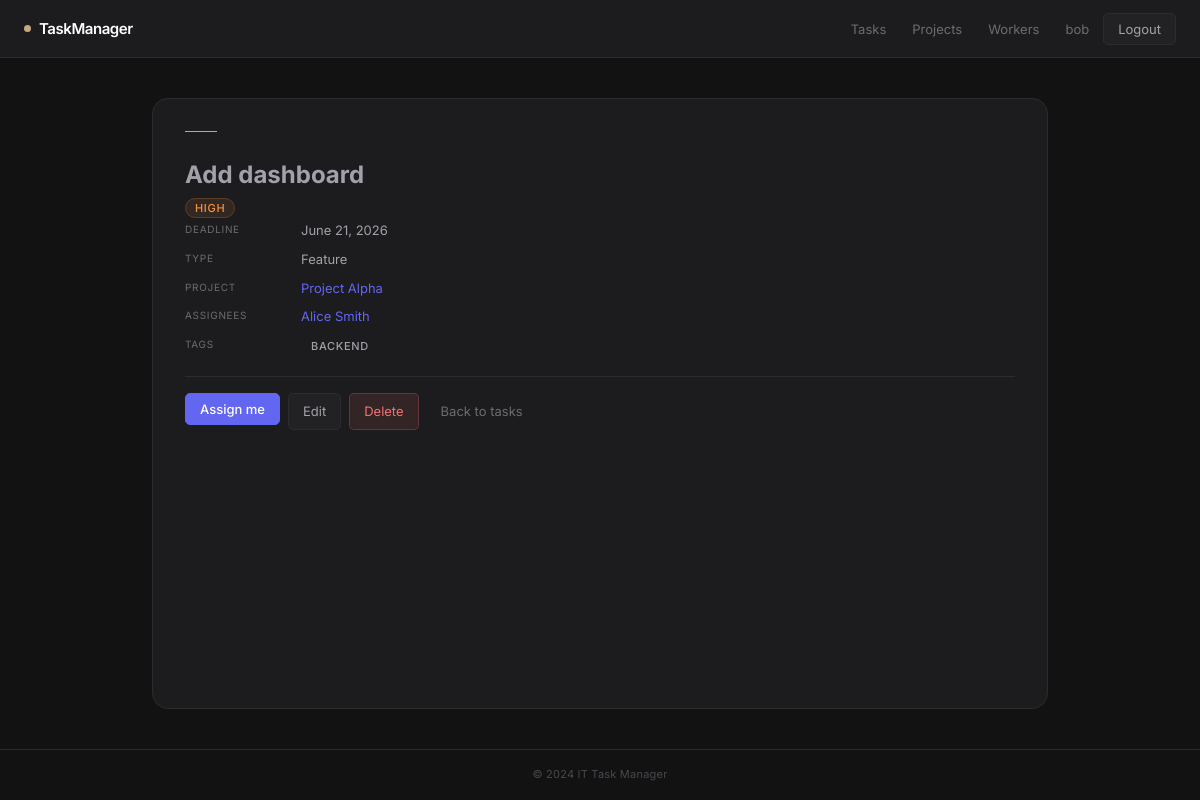
Page /tasks/2/ (signed in) on the committed database.
### tasks/models.py (models this page shows, shortened)
class Worker(AbstractUser):
    position = models.ForeignKey(
        Position,
        on_delete=models.SET_NULL,
        null=True,
        blank=True,
        related_name="workers",
    )
    class Meta:
        ordering = ["username"]
    def __str__(self):
        full = f"{self.first_name} {self.last_name}".strip()
        return full if full else self.username

class Task(models.Model):
    class Priority(models.TextChoices):
        LOW = "LOW", "Low"
        MEDIUM = "MEDIUM", "Medium"
        HIGH = "HIGH", "High"
        CRITICAL = "CRITICAL", "Critical"
    name = models.CharField(max_length=200)
    description = models.TextField(blank=True, default="")
    deadline = models.DateField(null=True, blank=True)
    is_complete = models.BooleanField(default=False)
    priority = models.CharField(
        max_length=10,
        choices=Priority.choices,
        default=Priority.MEDIUM,
    )
    task_type = models.ForeignKey(
        TaskType,
        on_delete=models.SET_NULL,
        null=True,
        blank=True,
        related_name="tasks",
    )
    project = models.ForeignKey(
        Project,
        on_delete=models.SET_NULL,
        null=True,
        blank=True,
        related_name="tasks",
    )
    assignees = models.ManyToManyField(
        settings.AUTH_USER_MODEL,
        blank=True,
        related_name="assigned_tasks",
    )
    tags = models.ManyToManyField(
        Tag,
        blank=True,
        related_name="tasks",
    )
    class Meta:
        ordering = ["-priority", "deadline"]

class TaskType(models.Model):
    name = models.CharField(max_length=100, unique=True)
    class Meta:
        ordering = ["name"]
    def __str__(self):
        return self.name

class Project(models.Model):
    name = models.CharField(max_length=200)
    description = models.TextField(blank=True, default="")
    team = models.ForeignKey(
        Team,
        on_delete=models.SET_NULL,
        null=True,
        blank=True,
        related_name="projects",
    )
    deadline = models.DateField(null=True, blank=True)
    is_complete = models.BooleanField(default=False)
    class Meta:
        ordering = ["name"]
    def __str__(self):
        return self.name

class Tag(models.Model):
    name = models.CharField(max_length=100, unique=True)
    class Meta:
        ordering = ["name"]
    def __str__(self):
        return self.name

### tasks/views.py (the view)
class TaskDetailView(LoginRequiredMixin, DetailView):
    model = Task
    template_name = "tasks/task_detail.html"
    context_object_name = "task"
    def get_queryset(self):
        return (
            Task.objects
            .select_related("task_type", "project")
            .prefetch_related("assignees", "tags")
        )
    def get_context_data(self, **kwargs):
        context = super().get_context_data(**kwargs)
        context["is_assigned"] = (
            self.request.user in self.object.assignees.all()
        )
        return context

### templates/tasks/task_detail.html (shortened to what this page needs)
{% extends "base.html" %}
{% block content %}
<article class="detail-card">
  <header class="detail-card__header">
    <h1>{{ task.name }}</h1>
    <span class="badge badge--{{ task.priority|lower }}">
      {{ task.priority }}
    </span>
  </header>
  <dl class="detail-card__meta">
    {% if task.deadline %}
      <dt>Deadline</dt>
      <dd>{{ task.deadline }}</dd>
    {% endif %}
    {% if task.task_type %}
      <dt>Type</dt>
      <dd>{{ task.task_type }}</dd>
    {% endif %}
    {% if task.project %}
      <dt>Project</dt>
      <dd>
        <a href="{% url 'tasks:project-detail' pk=task.project.pk %}">
          {{ task.project }}
        </a>
      </dd>
    {% endif %}
    <dt>Assignees</dt>
    <dd>
      {% for worker in task.assignees.all %}
        <a href="{% url 'tasks:worker-detail' pk=worker.pk %}">
          {{ worker }}
        </a>{% if not forloop.last %}, {% endif %}
      {% empty %}
        Unassigned
      {% endfor %}
    </dd>
    {% if task.tags.all %}
      <dt>Tags</dt>
      <dd>
        {% for tag in task.tags.all %}
          <span class="badge">{{ tag }}</span>
        {% endfor %}
      </dd>
    {% endif %}
  </dl>
  <div class="detail-card__actions">
    <form method="post"
          action="{% url 'tasks:toggle-assign' pk=task.pk %}">
      <button
        type="submit"
        class="btn {% if is_assigned %}btn--warning{% else %}btn--primary{% endif %}">
        {% if is_assigned %}Unassign me{% else %}Assign me{% endif %}
      </button>
    </form>
    <a href="{% url 'tasks:task-update' pk=task.pk %}" class="btn">Edit</a>
    <a href="{% url 'tasks:task-delete' pk=task.pk %}"
       class="btn btn--danger">Delete</a>
    <a href="{% url 'tasks:task-list' %}" class="btn btn--ghost">
      Back to tasks
    </a>
  </div>
</article>
{% endblock %}

### templates/base.html (shortened to what this page needs)
{% load static %}
<!DOCTYPE html>
<html lang="en">
<head>
  <link rel="stylesheet" href="{% static 'css/style.css' %}">
</head>
<body>
  <nav class="navbar">
    <a class="navbar__brand" href="{% url 'tasks:index' %}">TaskManager</a>
    <ul class="navbar__links">
      {% if user.is_authenticated %}
        <li><a href="{% url 'tasks:task-list' %}">Tasks</a></li>
        <li><a href="{% url 'tasks:project-list' %}">Projects</a></li>
        <li><a href="{% url 'tasks:worker-list' %}">Workers</a></li>
        <li>
          <a href="{% url 'tasks:worker-detail' pk=user.pk %}">
            {{ user.username }}
          </a>
        </li>
        <li>
          <form method="post" action="{% url 'tasks:logout' %}">
            <button type="submit" class="btn btn--link">Logout</button>
          </form>
        </li>
      {% else %}
        <li><a href="{% url 'tasks:login-page' %}">Login</a></li>
        <li><a href="{% url 'tasks:signup' %}">Sign up</a></li>
      {% endif %}
    </ul>
  </nav>
  <main class="main-content">
    {% block content %}{% endblock %}
  </main>
  <footer class="footer">
    <p>&copy; 2024 IT Task Manager</p>
  </footer>
</body>
</html>

### static/css/style.css (style rules this page uses)
:root { --color-bg: #121212; --color-surface: #1c1c1e; --color-surface-active: #262629; --color-surface-input: #151618; --color-border: #2c2c2e; --color-border-focus: #383838; --color-text: #ffffff; --color-text-muted: #6b6b72; --color-text-light: #a1a1aa; --color-accent: #c5a880; --color-primary: #6366f1; --color-primary-hover: #4f46e5; --color-focus-ring: rgba(99, 102, 241, 0.28); --priority-low: #34d399; --priority-medium: #fbbf24; --priority-high: #fb923c; --priority-critical: #f87171; --radius-sm: 5px; --radius-md: 8px; --radius-lg: 10px; --radius-xl: 16px; --font-sans: 'Inter', system-ui, -apple-system, sans-serif; --shadow-sm: 0 1px 2px rgba(0, 0, 0, 0.2); --shadow-md: 0 4px 12px rgba(0, 0, 0, 0.4); }
*, *::before, *::after { box-sizing: border-box; margin: 0; padding: 0; }
body { font-family: var(--font-sans); background: var(--color-bg); color: var(--color-text-light); line-height: 1.6; min-height: 100vh; display: flex; flex-direction: column; -webkit-font-smoothing: antialiased; }
a { color: var(--color-primary); text-decoration: none; cursor: pointer; }
.navbar { background: var(--color-surface); border-bottom: 1px solid var(--color-border); padding: 0 1.5rem; height: 58px; display: flex; align-items: center; justify-content: space-between; }
.navbar__brand { font-size: 15px; font-weight: 600; color: var(--color-text); letter-spacing: -0.03em; display: flex; align-items: center; gap: 8px; }
.navbar__brand::before { content: ''; width: 7px; height: 7px; border-radius: 50%; background: var(--color-accent); flex-shrink: 0; display: inline-block; }
.navbar__links { list-style: none; display: flex; align-items: center; gap: 2px; }
.navbar__links a, .navbar__links .user-link { font-size: 13px; color: var(--color-text-muted); padding: 6px 12px; border-radius: var(--radius-sm); transition: color 0.15s; }
.main-content { flex: 1; max-width: 960px; width: 100%; margin: 2.5rem auto; padding: 0 2rem; display: grid; gap: 32px; }
.footer { border-top: 1px solid var(--color-border); padding: 16px 0; text-align: center; font-size: 11px; color: #48484f; letter-spacing: 0.02em; }
.btn { display: inline-flex; align-items: center; justify-content: center; background: #222225; border: 1px solid var(--color-border); color: var(--color-text-light); padding: 7px 14px; border-radius: var(--radius-sm); font-size: 13px; font-weight: 400; cursor: pointer; font-family: inherit; transition: background 0.15s, border-color 0.15s, color 0.15s; }
.btn--primary { background: var(--color-primary); border-color: var(--color-primary); color: var(--color-text); font-weight: 500; }
.btn--danger { background: rgba(248, 113, 113, 0.1); border: 1px solid rgba(248, 113, 113, 0.25); color: var(--priority-critical); }
.btn--ghost { background: transparent; border: transparent; color: var(--color-text-muted); }
.badge { font-size: 11px; font-weight: 500; padding: 2px 9px; border-radius: 9999px; text-transform: uppercase; letter-spacing: 0.06em; border: 1px solid transparent; }
.badge--high { background: rgba(251, 146, 60, 0.1); color: var(--priority-high); border-color: rgba(251, 146, 60, 0.2); }
.detail-card, .form-section, .auth-card, .confirm-card { background: var(--color-surface); border: 1px solid var(--color-border); border-radius: var(--radius-xl); padding: 32px; }
.detail-card::before, .form-section::before, .auth-card::before { content: ''; display: block; width: 32px; height: 1px; background: var(--color-accent); margin-bottom: 24px; }
.detail-card__meta { display: grid; grid-template-columns: 100px 1fr; gap: 8px 16px; font-size: 13px; margin-bottom: 20px; }
.detail-card__meta dt { font-size: 10px; color: var(--color-text-muted); text-transform: uppercase; letter-spacing: 0.07em; padding-top: 1px; }
.detail-card__meta dd { color: var(--color-text-light); }
.detail-card__actions, .form__actions { border-top: 1px solid var(--color-border); padding-top: 16px; display: flex; gap: 8px; flex-wrap: wrap; }

### rows in the picture
Worker: username "bob"
Task: name "Add dashboard", priority "HIGH", deadline "June 21, 2026", task_type "Feature", project "Project Alpha"
Worker: first_name+last_name "Alice Smith"
Tag: name "BACKEND"
